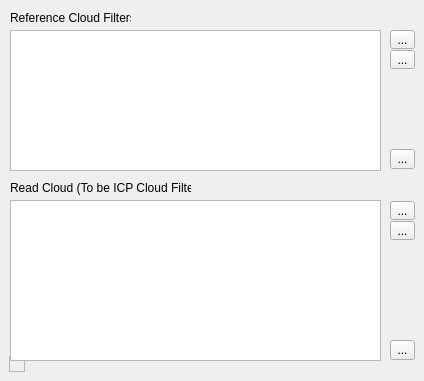
     <widget class="QWidget" name="filters">
      <attribute name="title">
       <string>Filters</string>
      </attribute>
      <widget class="QListWidget" name="listFiltersRef">
       <property name="geometry">
        <rect>
         <x>10</x>
         <y>30</y>
         <width>371</width>
         <height>141</height>
        </rect>
       </property>
      </widget>
      <widget class="QFrame" name="frame">
       <property name="geometry">
        <rect>
         <x>9</x>
         <y>356</y>
         <width>16</width>
         <height>16</height>
        </rect>
       </property>
       <property name="frameShape">
        <enum>QFrame::StyledPanel</enum>
       </property>
       <property name="frameShadow">
        <enum>QFrame::Raised</enum>
       </property>
       <layout class="QHBoxLayout" name="horizontalLayout_8">
        <property name="leftMargin">
         <number>0</number>
        </property>
        <property name="topMargin">
         <number>0</number>
        </property>
        <property name="rightMargin">
         <number>0</number>
        </property>
        <property name="bottomMargin">
         <number>0</number>
        </property>
       </layout>
      </widget>
      <widget class="QToolButton" name="switchDownFilterRef">
       <property name="geometry">
        <rect>
         <x>390</x>
         <y>50</y>
         <width>25</width>
         <height>19</height>
        </rect>
       </property>
       <property name="text">
        <string>...</string>
       </property>
       <property name="icon">
        <iconset resource="../qLibpointmatcher.qrc">
         <normaloff>:/CC/plugin/qLibpointmatcher/images/down-chevron.png</normaloff>:/CC/plugin/qLibpointmatcher/images/down-chevron.png</iconset>
       </property>
      </widget>
      <widget class="QToolButton" name="deleteOneFilterRef">
       <property name="geometry">
        <rect>
         <x>390</x>
         <y>149</y>
         <width>25</width>
         <height>20</height>
        </rect>
       </property>
       <property name="text">
        <string>...</string>
       </property>
       <property name="icon">
        <iconset resource="../qLibpointmatcher.qrc">
         <normaloff>:/CC/plugin/qLibpointmatcher/images/smallCancel.png</normaloff>:/CC/plugin/qLibpointmatcher/images/smallCancel.png</iconset>
       </property>
      </widget>
      <widget class="QToolButton" name="switchUpFilterRef">
       <property name="geometry">
        <rect>
         <x>390</x>
         <y>30</y>
         <width>25</width>
         <height>19</height>
        </rect>
       </property>
       <property name="text">
        <string>...</string>
       </property>
       <property name="icon">
        <iconset resource="../qLibpointmatcher.qrc">
         <normaloff>:/CC/plugin/qLibpointmatcher/images/up-chevron.png</normaloff>:/CC/plugin/qLibpointmatcher/images/up-chevron.png</iconset>
       </property>
      </widget>
      <widget class="QListWidget" name="listFiltersRead">
       <property name="geometry">
        <rect>
         <x>10</x>
         <y>200</y>
         <width>371</width>
         <height>161</height>
        </rect>
       </property>
      </widget>
      <widget class="QToolButton" name="switchUpFilterRead">
       <property name="geometry">
        <rect>
         <x>390</x>
         <y>201</y>
         <width>25</width>
         <height>19</height>
        </rect>
       </property>
       <property name="text">
        <string>...</string>
       </property>
       <property name="icon">
        <iconset resource="../qLibpointmatcher.qrc">
         <normaloff>:/CC/plugin/qLibpointmatcher/images/up-chevron.png</normaloff>:/CC/plugin/qLibpointmatcher/images/up-chevron.png</iconset>
       </property>
      </widget>
      <widget class="QToolButton" name="switchDownFilterRead">
       <property name="geometry">
        <rect>
         <x>390</x>
         <y>221</y>
         <width>25</width>
         <height>19</height>
        </rect>
       </property>
       <property name="text">
        <string>...</string>
       </property>
       <property name="icon">
        <iconset resource="../qLibpointmatcher.qrc">
         <normaloff>:/CC/plugin/qLibpointmatcher/images/down-chevron.png</normaloff>:/CC/plugin/qLibpointmatcher/images/down-chevron.png</iconset>
       </property>
      </widget>
      <widget class="QToolButton" name="deleteOneFilterRead">
       <property name="geometry">
        <rect>
         <x>390</x>
         <y>340</y>
         <width>25</width>
         <height>20</height>
        </rect>
       </property>
       <property name="text">
        <string>...</string>
       </property>
       <property name="icon">
        <iconset resource="../qLibpointmatcher.qrc">
         <normaloff>:/CC/plugin/qLibpointmatcher/images/smallCancel.png</normaloff>:/CC/plugin/qLibpointmatcher/images/smallCancel.png</iconset>
       </property>
      </widget>
      <widget class="QLabel" name="label_15">
       <property name="geometry">
        <rect>
         <x>10</x>
         <y>10</y>
         <width>121</width>
         <height>16</height>
        </rect>
       </property>
       <property name="text">
        <string>Reference Cloud Filters</string>
       </property>
      </widget>
      <widget class="QLabel" name="label_16">
       <property name="geometry">
        <rect>
         <x>10</x>
         <y>180</y>
         <width>181</width>
         <height>16</height>
        </rect>
       </property>
       <property name="text">
        <string>Read Cloud (To be ICP Cloud Filters)</string>
       </property>
      </widget>
     </widget>
